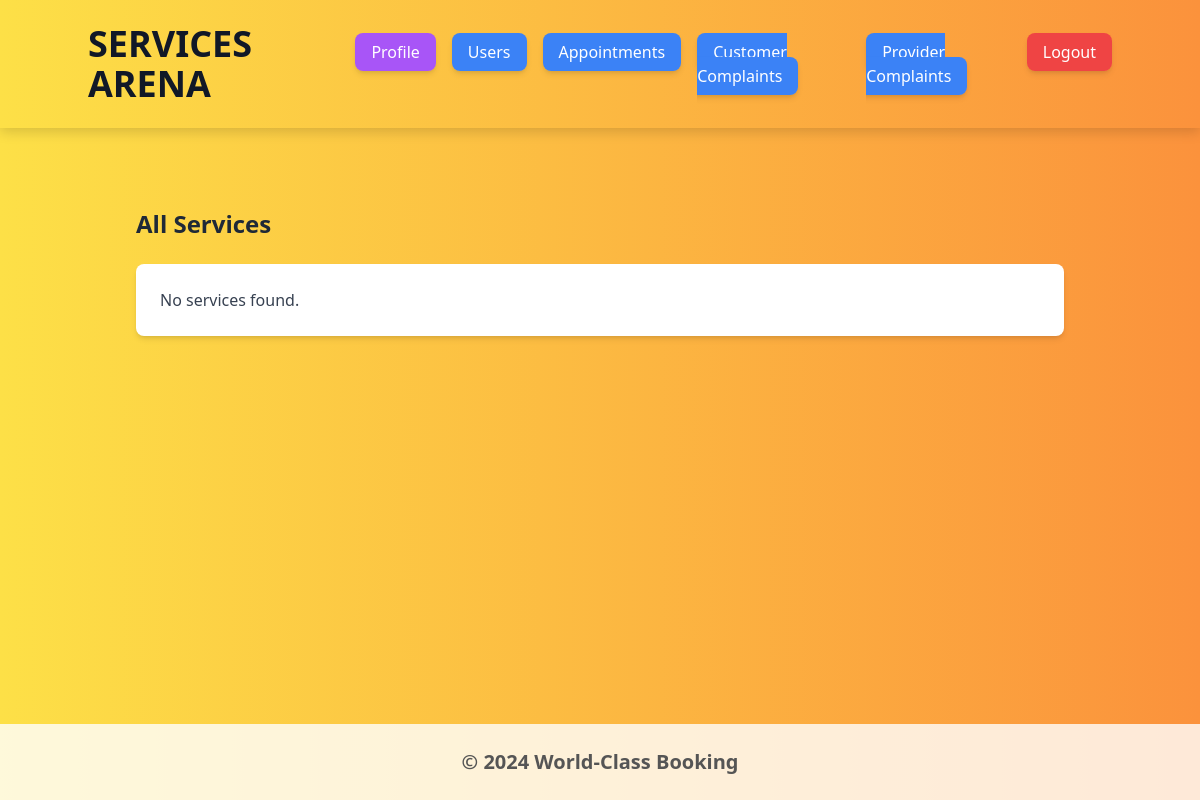
Before: /admin/view_all_services (signed in) with the older database file.
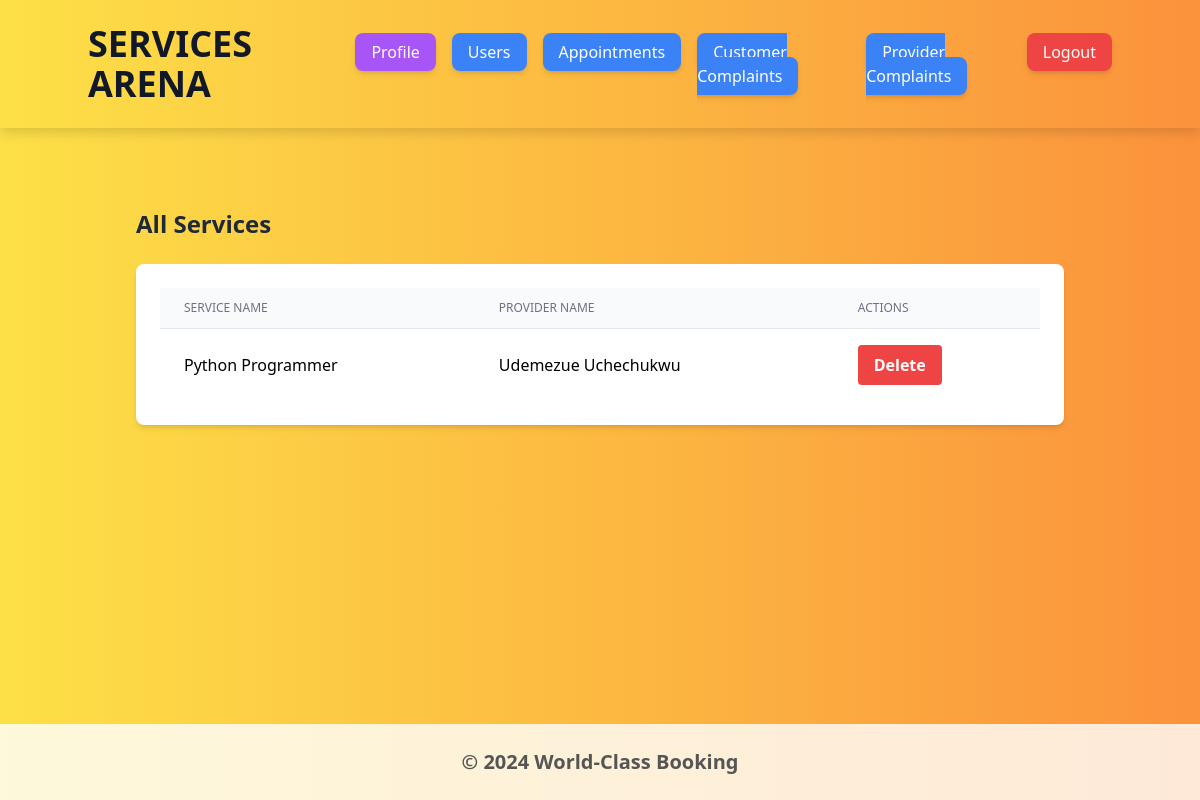
After: the same page with the newer database file.
### book/models.py (models this page shows, shortened)
class Service(db.Model):
    id = db.Column(db.Integer, primary_key=True)
    name = db.Column(db.String(150), nullable=False, unique=True)
    country = db.Column(db.String(100), nullable=False)
    description = db.Column(db.String(150), nullable=False)
    created_at = db.Column(db.DateTime, nullable=False, default=datetime.utcnow)
    updated_at = db.Column(db.DateTime, onupdate=datetime.utcnow)
    state = db.Column(db.String(100), nullable=True)
    provider_name = db.Column(db.String(300), db.ForeignKey('user.full_name'), nullable=False)
    provider = db.relationship('User', backref='services', foreign_keys=[provider_name])
    price = db.Column(db.Float, nullable=False)

### book/users/routes.py (the view)
@booking_system.route('/admin/view_all_services', methods=['GET'])
@login_required
def view_all_services():
    if current_user.role != 'admin':
        flash("You do not have permission to access this page.")
        return redirect(url_for('core.index'))
    users = Service.query.all()
    return render_template('view_all_services.html', users=users)

### book/models.py (called while the page is built)
@login_manager.user_loader
def load_user(user_id):
    return User.query.get(int(user_id))

### book/templates/view_all_services.html
{% extends 'base.html' %}
{% block content %}
<div class="container mx-auto my-8 px-4">
    <h2 class="text-2xl font-bold text-gray-800 mb-6">All Services</h2>
    <div class="bg-white shadow-md rounded-lg p-6">
        {% if users %}
            <table class="min-w-full divide-y divide-gray-200">
                <thead class="bg-gray-50">
                    <tr>
                        <th class="px-6 py-3 text-left text-xs font-medium text-gray-500 uppercase">Service Name</th>
                        <th class="px-6 py-3 text-left text-xs font-medium text-gray-500 uppercase">Provider Name</th>
                        <th class="px-6 py-3 text-left text-xs font-medium text-gray-500 uppercase">Actions</th>
                    </tr>
                </thead>
                <tbody class="bg-white divide-y divide-gray-200">
                    {% for user in users %}
                    <tr>
                        <td class="px-6 py-4 whitespace-nowrap">{{ user.name }}</td>
                        <td class="px-6 py-4 whitespace-nowrap">{{ user.provider_name }}</td>
                        <td class="px-6 py-4 whitespace-nowrap">
                            <form method="POST" action="{{ url_for('booking_system.delete_services', service_name=user.name) }}">
                                <button type="submit" class="bg-red-500 hover:bg-red-600 text-white font-bold py-2 px-4 rounded">Delete</button>
                            </form>
                        </td>
                    </tr>
                    {% endfor %}
                </tbody>
            </table>
        {% else %}
            <p class="text-gray-700">No services found.</p>
        {% endif %}
    </div>
</div>
{% endblock %}

Changed rows visible on the page:
added Service: name "Python Programmer", provider_name "Udemezue Uchechukwu"
Other visible differences:
text no longer shown: "No services found."
text now shown: "SERVICE NAME PROVIDER NAME ACTIONS"
